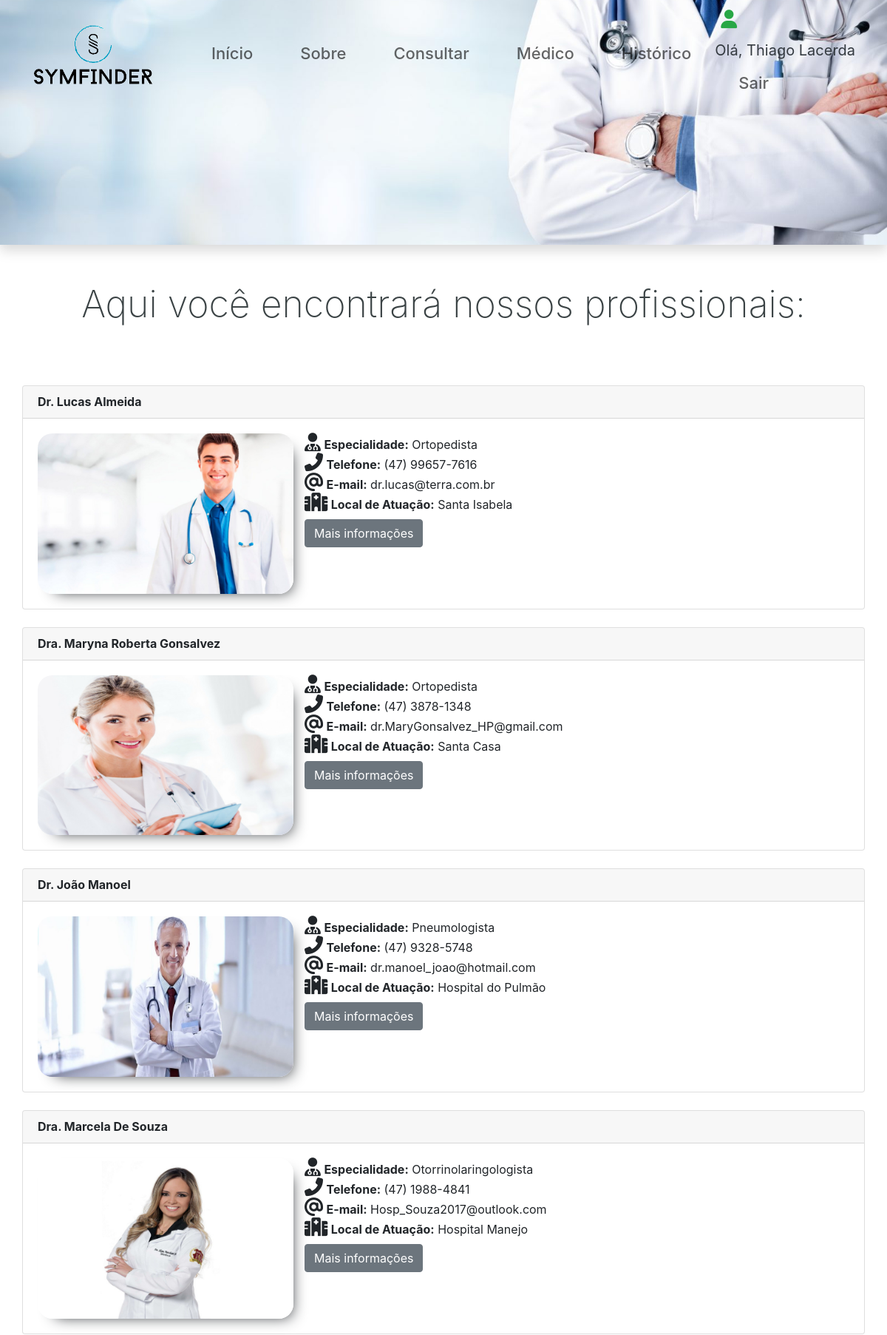
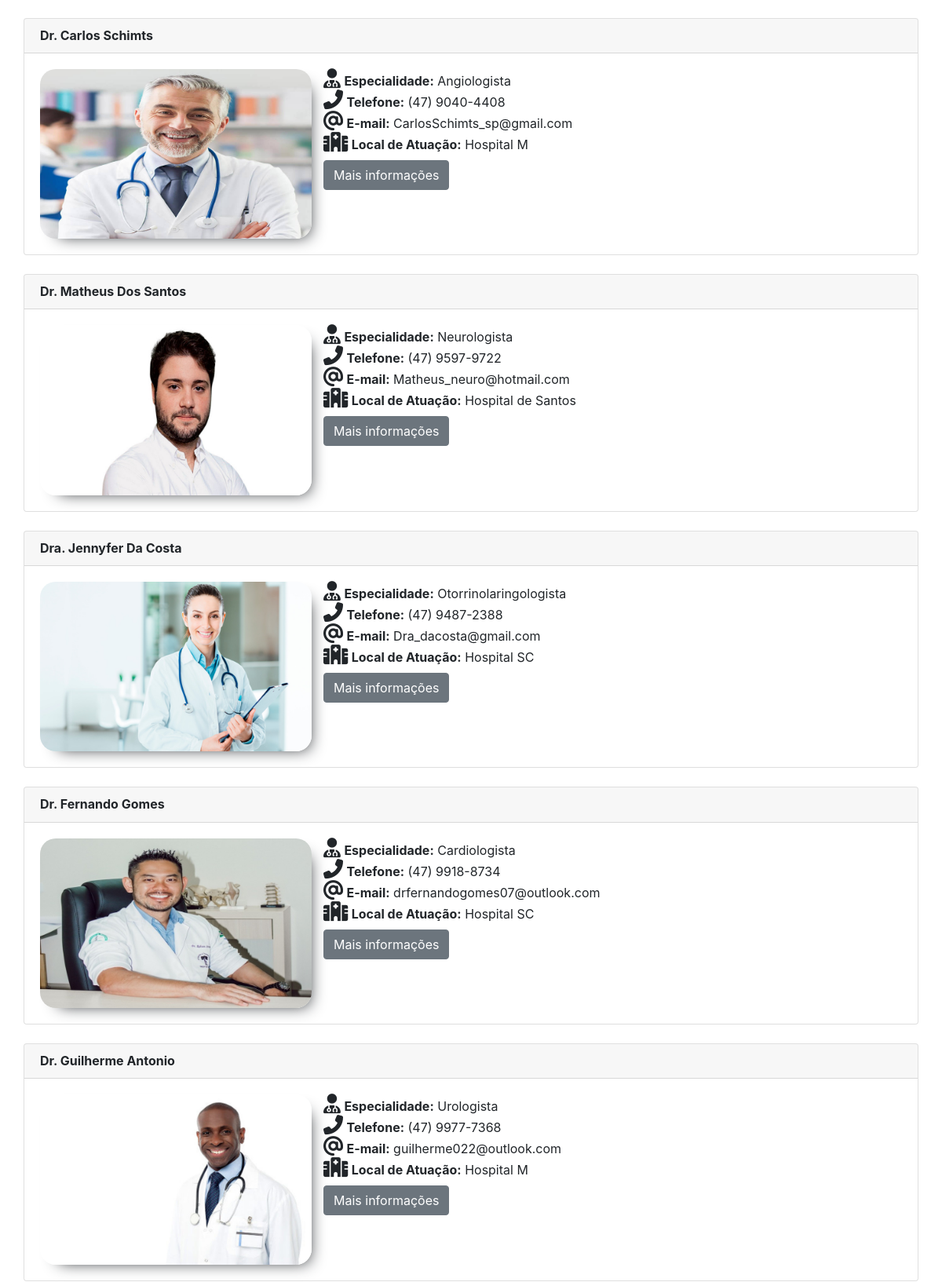
/medico.php (signed in, upper part), run on the app's committed database (2 pictures, top to bottom).
### tables this page shows
CREATE TABLE `tb_medicos` (
  `id` int(11) NOT NULL,
  `nome` varchar(50) DEFAULT NULL,
  `telefone` varchar(15) DEFAULT NULL,
  `email` varchar(50) DEFAULT NULL,
  `fk_am` int(11) DEFAULT NULL,
  `fk_hospital` int(11) DEFAULT NULL,
  `formacao1` varchar(255) DEFAULT NULL,
  `formacao2` varchar(255) DEFAULT NULL,
  `formacao3` varchar(255) DEFAULT NULL,
  `nome_imagem` text
);

CREATE TABLE `tb_area_medica` (
  `id` int(11) NOT NULL,
  `area_medica` varchar(50) DEFAULT NULL
);

CREATE TABLE `tb_hospital` (
  `id` int(11) NOT NULL,
  `nome` varchar(50) DEFAULT NULL,
  `telefone` varchar(50) DEFAULT NULL,
  `cidade` varchar(50) DEFAULT NULL
);

### backend/pagina_medico.php (called while the page is built, shortened)
<?php
	$sql = "SELECT m.*, a.area_medica AS area, h.nome AS hospital FROM tb_medicos m
	JOIN tb_area_medica a ON a.id = m.fk_am
	JOIN tb_hospital h ON h.id = m.fk_hospital
	ORDER BY m.id ASC";
	$queryMedico = mysqli_query($con, $sql);
?>

### medico.php (the view, shortened to what this page needs)
<?php
	require_once('include/conexao.php');
	require_once('backend/pagina_medico.php');
?>
<!DOCTYPE html>
<html>
<head>
	<link rel="stylesheet" type="text/css" href="media/css/medico.css">
	<link rel="stylesheet" type="text/css" href="media/css/sobre.css">
	<link rel="stylesheet" type="text/css" href="media/css/media.css">
	<link rel="stylesheet" href="https://stackpath.bootstrapcdn.com/bootstrap/4.3.1/css/bootstrap.min.css">
</head>
<body>
	<?php require_once('include/header.php'); ?>
	<div  class="shadow img_p_medico" style="background-image: url('media/images/medico.jpg'); min-height: 385px !important; min-width: 100%; background-size: 100%; background-position: center center; padding-top: 128px; margin-top: -250px; background-repeat: no-repeat;">
	</div>
	<div class="container-fluid">
		<div class="container">
			<div class="row">
			<div class="col-12 text-center">
				<h1 id="batata">Aqui você encontrará nossos profissionais:</h1>
			</div>
				<div class="col-lg-12 col-sm-12 mt-5 p-0 " >
					<div class="row">
						<?php while ($resultadoMedico = mysqli_fetch_array($queryMedico)) { ?>
							<div class="col-12 pt-4">
								<div class="card">
									<h6 class="card-header"><strong><?=$resultadoMedico['nome']?></strong></h6>
									<div class="card-body">
										<div class="row">
											<div class="col-4">
												<img  src="<?=$resultadoMedico['nome_imagem']?>" class="img-fluid img_medico">
											</div>
											<div class="col-8 p-0">
												<div>
													<i class="fas fa-user-md"></i>
													<strong>Especialidade:</strong> <?=$resultadoMedico['area']?>
													<br>
													<i class="fas fa-phone-alt"></i>
													<strong>Telefone:</strong> <?=$resultadoMedico['telefone']?>
													<br>
													<i class="fas fa-at"></i>
													<strong>E-mail:</strong> <?=$resultadoMedico['email']?>
													<br>
													<i class="fas fa-hospital"></i>
													<strong>Local de Atuação:</strong> <?=$resultadoMedico['hospital']?>
													<p class="mt-2">
														<button class="btn btn-secondary" type="button" data-toggle="collapse" data-target="#collapseExample<?=$resultadoMedico['id']?>" aria-expanded="false" aria-controls="collapseExample<?=$resultadoMedico['id']?>">
															Mais informações
														</button>
													</p>
												</div>
											</div>
										</div>
									</div>
								</div>
							</div>
						<?php } ?>
					</div>
				</div>
			</div>
		</div>
	</div>
	<?php require_once('include/footer.php'); ?>
</body>
</html>

### media/css/medico.css (style rules this page uses)
.img_medico { border-radius: 20px; box-shadow: 10px 10px 20px -13px ; }

### media/css/sobre.css (style rules this page uses)
body { background-color: #f1f8f8; }
.shadow { min-height: 330px; min-width: 100%; background-size: 100%; background-position: center center; padding-top: 128px; margin-top: -118px; background-repeat: no-repeat; }
#batata { font-size: 50px !important; color: rgb(59, 67, 69) !important; font-weight: 200 !important; margin-top: 50px !important; text-align: center; }

### media/css/header.css (style rules this page uses)
i { font-size: 25px !important; }

### media/css/footer.css (style rules this page uses)
p { font-size: 18px; }

### data on the page
tb_medicos: nome "Dr. Lucas Almeida", nome_imagem (picture), fk_am.area_medica "Ortopedista", telefone "(47) 99657-7616", email "dr.lucas@terra.com.br", fk_hospital.nome "Santa Isabela"
tb_medicos: nome "Dra. Maryna Roberta Gonsalvez", nome_imagem (picture), fk_am.area_medica "Ortopedista", telefone "(47) 3878-1348", email "dr.MaryGonsalvez_HP@gmail.com", fk_hospital.nome "Santa Casa"
tb_medicos: nome "Dr. João Manoel", nome_imagem (picture), fk_am.area_medica "Pneumologista", telefone "(47) 9328-5748", email "dr.manoel_joao@hotmail.com", fk_hospital.nome "Hospital do Pulmão"
tb_medicos: nome "Dra. Marcela De Souza", nome_imagem (picture), fk_am.area_medica "Otorrinolaringologista", telefone "(47) 1988-4841", email "Hosp_Souza2017@outlook.com", fk_hospital.nome "Hospital Manejo"
tb_medicos: nome "Dr. Carlos Schimts", nome_imagem (picture), fk_am.area_medica "Angiologista", telefone "(47) 9040-4408", email "CarlosSchimts_sp@gmail.com", fk_hospital.nome "Hospital M"
tb_medicos: nome "Dr. Matheus Dos Santos", nome_imagem (picture), fk_am.area_medica "Neurologista", telefone "(47) 9597-9722", email "Matheus_neuro@hotmail.com", fk_hospital.nome "Hospital de Santos"
tb_medicos: nome "Dra. Jennyfer Da Costa", nome_imagem (picture), fk_am.area_medica "Otorrinolaringologista", telefone "(47) 9487-2388", email "Dra_dacosta@gmail.com", fk_hospital.nome "Hospital SC"
tb_medicos: nome "Dr. Fernando Gomes", nome_imagem (picture), fk_am.area_medica "Cardiologista", telefone "(47) 9918-8734", email "drfernandogomes07@outlook.com", fk_hospital.nome "Hospital SC"
tb_medicos: nome "Dr. Guilherme Antonio", nome_imagem (picture), fk_am.area_medica "Urologista", telefone "(47) 9977-7368", email "guilherme022@outlook.com", fk_hospital.nome "Hospital M"

### other printed values
$_SESSION['nome_usuario'] "Thiago Lacerda"
